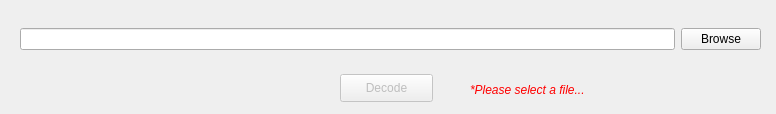
<?xml version="1.0" encoding="UTF-8"?>
<ui version="4.0">
 <class>decode</class>
 <widget class="QDialog" name="decode">
  <property name="geometry">
   <rect>
    <x>0</x>
    <y>0</y>
    <width>776</width>
    <height>114</height>
   </rect>
  </property>
  <property name="minimumSize">
   <size>
    <width>776</width>
    <height>114</height>
   </size>
  </property>
  <property name="maximumSize">
   <size>
    <width>776</width>
    <height>114</height>
   </size>
  </property>
  <property name="windowTitle">
   <string>Huffman Decode</string>
  </property>
  <property name="windowIcon">
   <iconset resource="image.qrc">
    <normaloff>:/image/iconn.png</normaloff>:/image/iconn.png</iconset>
  </property>
  <widget class="QPushButton" name="Decode">
   <property name="enabled">
    <bool>false</bool>
   </property>
   <property name="geometry">
    <rect>
     <x>340</x>
     <y>74</y>
     <width>93</width>
     <height>28</height>
    </rect>
   </property>
   <property name="text">
    <string>Decode</string>
   </property>
  </widget>
  <widget class="QLabel" name="warningText">
   <property name="geometry">
    <rect>
     <x>470</x>
     <y>80</y>
     <width>201</width>
     <height>20</height>
    </rect>
   </property>
   <property name="font">
    <font>
     <italic>true</italic>
    </font>
   </property>
   <property name="text">
    <string>&lt;html&gt;&lt;head/&gt;&lt;body&gt;&lt;p&gt;&lt;span style=&quot; color:#ff0000;&quot;&gt;*Please select a file...&lt;/span&gt;&lt;/p&gt;&lt;/body&gt;&lt;/html&gt;</string>
   </property>
  </widget>
  <widget class="QWidget" name="layoutWidget">
   <property name="geometry">
    <rect>
     <x>20</x>
     <y>14</y>
     <width>741</width>
     <height>51</height>
    </rect>
   </property>
   <layout class="QHBoxLayout" name="horizontalLayout_2">
    <item>
     <widget class="QLineEdit" name="FileLoca_2"/>
    </item>
    <item>
     <widget class="QPushButton" name="Browse_button_2">
      <property name="text">
       <string>Browse</string>
      </property>
     </widget>
    </item>
   </layout>
  </widget>
 </widget>
 <resources>
  <include location="image.qrc"/>
 </resources>
 <connections/>
</ui>
